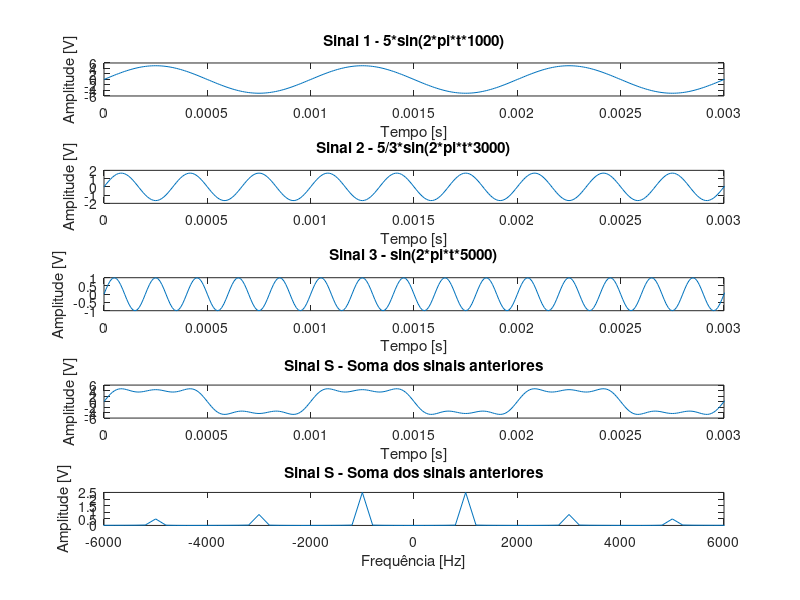
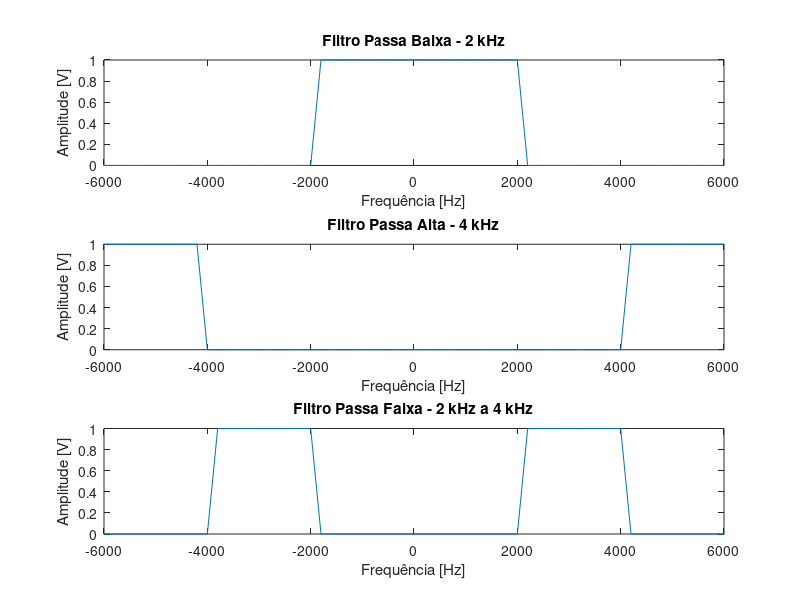
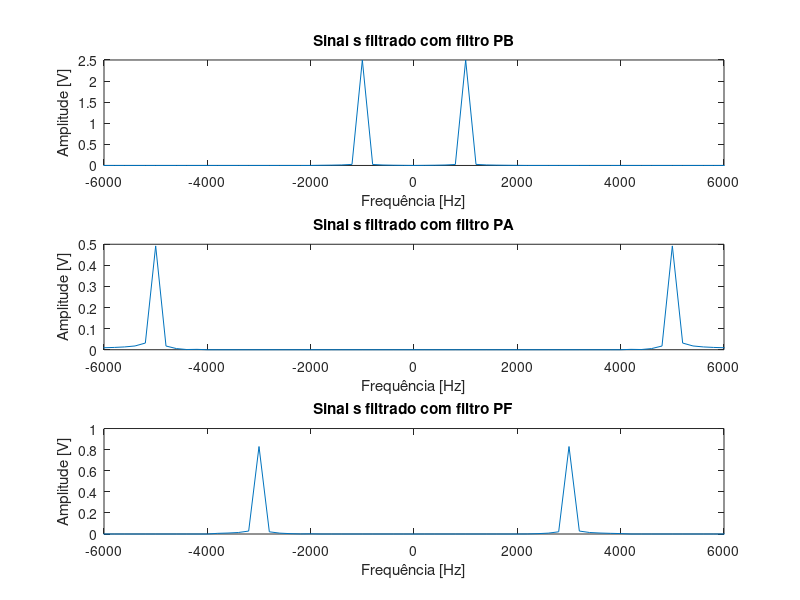
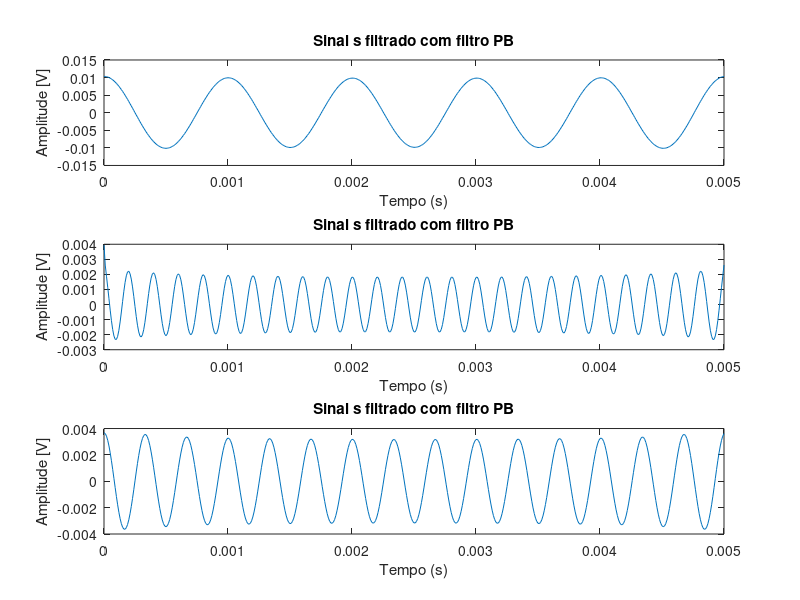

Recreate these plots in MATLAB, in order.
clear all;
clc;
close all;

fa = 100e3;
f1 = 1e3;
f2 = 3*f1;
f3 = 5*f1;
t = [0:1/fa:5*(1/1e3)];
f = [-fa/2:200:fa/2];

% 1. Gerar um sinal s(t) composto pela somatória de 3 senos com amplitudes
% de 5V, 5/3V e 1V e frequências de 1, 3 e 5 kHz, respectivamente.
x1_t = 5*sin(2*pi*t*f1);
x2_t = 5/3*sin(2*pi*t*f2);
x3_t = sin(2*pi*t*f3);
s_t = x1_t + x2_t + x3_t;

% 2. Plotar em uma figura os três cossenos e o sinal 's ' no domínio do tempo e
% da frequência
S_f = fft(s_t)/length(s_t);
S_f_shift = fftshift(S_f);

figure(1)
subplot(511)
plot(t, x1_t)
xlim([0 3/f1])
title('Sinal 1 - 5*sin(2*pi*t*1000)')
xlabel('Tempo [s]')
ylabel('Amplitude [V]')

subplot(512)
plot(t, x2_t)
xlim([0 3/f1])
title('Sinal 2 - 5/3*sin(2*pi*t*3000)')
xlabel('Tempo [s]')
ylabel('Amplitude [V]')

subplot(513)
plot(t, x3_t)
xlim([0 3/f1])
title('Sinal 3 - sin(2*pi*t*5000)')
xlabel('Tempo [s]')
ylabel('Amplitude [V]')

subplot(514)
plot(t, s_t)
xlim([0 3/f1])
title('Sinal S - Soma dos sinais anteriores')
xlabel('Tempo [s]')
ylabel('Amplitude [V]')

subplot(515)
plot(f, abs(S_f_shift))
xlim([-6e3 6e3])
title('Sinal S - Soma dos sinais anteriores')
xlabel('Frequência [Hz]')
ylabel('Amplitude [V]')

% 3. Gerar 3 filtros ideais:
% • Passa baixa (frequência de corte em 2kHz)
% • Passa alta (banda de passagem acima de 4kHz)
% • Passa faixa (banda de passagem entre 2 e 4kHz)
% filtro_pb = [zeros(1, 241) ones(1, 20) zeros(1, 240)];
% filtro_pa = [zeros(1, 271) ones(1, 230)];
% filtro_pf = [zeros(1, 261) ones(1, 10) zeros(1, 230)];
filtro_pb = [zeros(1, 241) ones(1, 20) zeros(1, 240)];
filtro_pa = [ones(1, 230) zeros(1, 41) ones(1, 230)];
filtro_pf = [zeros(1, 231) ones(1, 10) zeros(1, 20) ones(1, 10) zeros(1, 230)];


% 4. Plotar em uma figura a resposta em frequência dos 3 filtros
figure(2)
subplot(311)
plot(f, filtro_pb)
xlim([-6e3 6e3])
title('Filtro Passa Baixa - 2 kHz')
xlabel('Frequência [Hz]')
ylabel('Amplitude [V]')

subplot(312)
plot(f, filtro_pa)
xlim([-6e3 6e3])
title('Filtro Passa Alta - 4 kHz')
xlabel('Frequência [Hz]')
ylabel('Amplitude [V]')

subplot(313)
plot(f, filtro_pf)
xlim([-6e3 6e3])
title('Filtro Passa Faixa - 2 kHz a 4 kHz')
xlabel('Frequência [Hz]')
ylabel('Amplitude [V]')

% 5. Passar o sinal s(t) através dos 3 filtros e plotar as saídas, no domínio do
% tempo e da frequência, para os 3 casos
y_pb_f = abs(S_f_shift).*filtro_pb;
y_pa_f = abs(S_f_shift).*filtro_pa;
y_pf_f = abs(S_f_shift).*filtro_pf;

figure(3)
subplot(311)
plot(f, y_pb_f)
xlim([-6e3 6e3])
title('Sinal s filtrado com filtro PB')
xlabel('Frequência [Hz]')
ylabel('Amplitude [V]')

subplot(312)
plot(f, y_pa_f)
xlim([-6e3 6e3])
title('Sinal s filtrado com filtro PA')
xlabel('Frequência [Hz]')
ylabel('Amplitude [V]')

subplot(313)
plot(f, y_pf_f)
xlim([-6e3 6e3])
title('Sinal s filtrado com filtro PF')
xlabel('Frequência [Hz]')
ylabel('Amplitude [V]')

y_pb_t = ifft(ifftshift(y_pb_f));
y_pa_t = ifft(ifftshift(y_pa_f));
y_pf_t = ifft(ifftshift(y_pf_f));
figure(4)
subplot(311)
plot(t, y_pb_t)
title('Sinal s filtrado com filtro PB')
xlabel('Tempo (s)')
ylabel('Amplitude [V]')

subplot(312)
plot(t, y_pa_t)
title('Sinal s filtrado com filtro PB')
xlabel('Tempo (s)')
ylabel('Amplitude [V]')

subplot(313)
plot(t, y_pf_t)
title('Sinal s filtrado com filtro PB')
xlabel('Tempo (s)')
ylabel('Amplitude [V]')